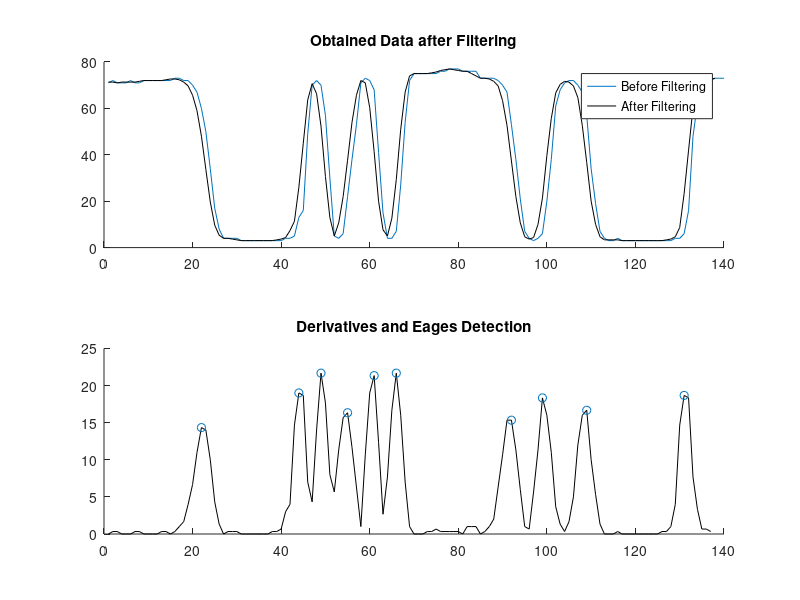

MATLAB code to generate this figure: (Note: this script raises an error after producing the figure.)
clc
clear all
close all

ws = 3;


%read the file
L = csvread('datalog-2.csv');

%Moving Average
for i = 1:1:length(L)-(ws-1)
    Lavg(i) = sum(L(i:i+(ws-1)))/ws;
end
% plot(L)
% hold on
% plot(Lavg)
% title('Moving Average')
% ylabel('Light Sensor Value')
% hold on
% legend('Before Filtering','After Filtering')

%Derivative
for i = 1:length(Lavg)-1
    Lavg_der(i) = abs(Lavg(i+1)-Lavg(i));
end
subplot(2,1,1)
title('Obtained Data after Filtering')
hold on
plot(L)
hold on
plot(Lavg,'k')
legend('Before Filtering','After Filtering')


%Find peaks
threshold = 10;
[PKS,LOCS] = findpeaks(Lavg_der);
j = 1;
for i = 1:length(PKS)
    if PKS(i) > 10
        peak(j) = PKS(i);
        loc(j) = LOCS(i);
        j = j + 1;
    end
end
subplot(2,1,2)
title('Derivatives and Eages Detection')
hold on
plot(Lavg_der,'k')
hold on
plot(loc,peak,'o')

%Find widths
for i = 1:length(loc)-1
    width(i) = loc(i+1)-loc(i);
end

colour_threshold = round((max(L)+min(L))/2);
width_threshold = 15;

%Find colour
for i = 1:length(loc)-1
    index(i) = round((loc(i)+loc(i+1))/2);
    %cValue = L(index)';
end

cValue = L(index)';

for i = 1:length(width)
    if cValue(i) < colour_threshold & width(i) > width_threshold
        colour(i) = 'B';
    elseif cValue(i) < colour_threshold & width(i) < width_threshold
        colour(i) = 'b';
    elseif cValue(i) > colour_threshold & width(i) > width_threshold
        colour(i) = 'W';
    elseif cValue(i) > colour_threshold & width(i) < width_threshold
        colour(i) = 'w';
    end
end

%Check for character
[num,txt,raw] = xlsread('code39database.xlsx');
for i = 1:length(raw)
    TXT(i,1) = raw(i,2);
    CODE(i,1) = raw(i,3);
end

for i = 1:length(CODE)
    if strcmp(colour,CODE(i,1))
        char = txt(i,1);
    end
end
char




    


          
           
            

    









